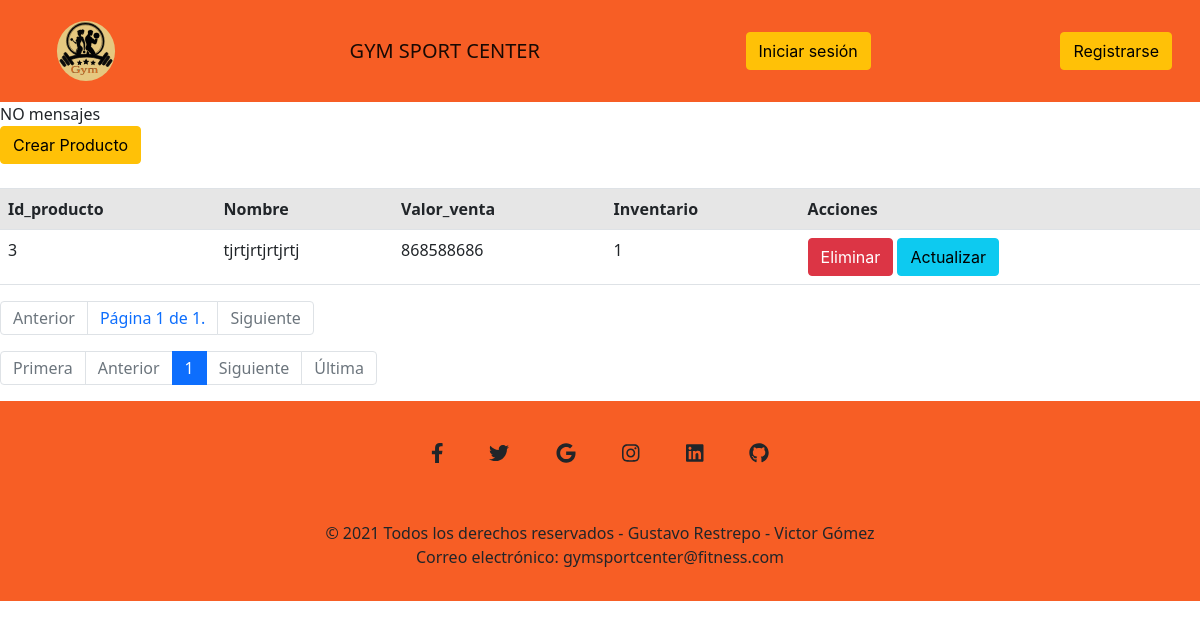
The page /producto/ on the database its author committed.
### gimnasio/models.py (models this page shows)
class Producto(models.Model):
    id_producto = models.AutoField(primary_key=True)
    nombre = models.CharField(max_length=254)
    valor_venta = models.IntegerField(null=False, blank=False)
    inventario = models.ForeignKey(Inventario, on_delete = models.DO_NOTHING)

class Inventario(models.Model):
    id_inventario = models.AutoField(primary_key=True)
    cantidad = models.SmallIntegerField(null=False, blank=False, unique=False)
    valor_compra = models.IntegerField(null=False, blank=False)
    fecha_vencimiento = models.DateField(auto_now_add=True)
    proveedor = models.ForeignKey(Proveedor, on_delete = models.DO_NOTHING)
    def __str__(self):
        return str(self.id_inventario)

### gimnasio/views.py (the view)
# urls.py: path('producto/', views.producto, name='producto'),
def producto(request):
    q = Producto.objects.all()
    paginator = Paginator(q, 3) # Mostrar 3 compaías por página
    page_number = request.GET.get('page')
    page_obj = paginator.get_page(page_number)
    contexto = { "datos": page_obj }
    return render(request, 'gimnasio/producto.html', contexto)

### gimnasio/templates/gimnasio/producto.html (shortened to what this page needs)
{% extends 'gimnasio/base.html' %}
{% load static %}
{% block contenedor %}
<link href="https://cdn.jsdelivr.net/npm/bootstrap@5.0.0-beta3/dist/css/bootstrap.min.css" rel="stylesheet">
    {% if messages %}
        {% for registro in messages %}
            {{ registro }}
        {% endfor %}
    {% else %}
        NO mensajes
    {% endif %}
    <a href="{% url 'gimnasio:producto-formulario' %}" class="btn btn-warning">Crear Producto</a>
    <br><br>
    {% if datos %}
    <table class="table table-striped table-hover">
        <tr>
            <th>Id_producto</th>
            <th>Nombre</th>
            <th>Valor_venta</th>
            <th>Inventario</th>
            <th>Acciones</th>
        </tr>
        {% for registro in datos %}
        <tr>
            <td>{{ registro.id_producto }}</td>
            <td>{{ registro.nombre }}</td>
            <td>{{ registro.valor_venta }}</td>
            <td>{{ registro.inventario }}</td>
            <td>
<a onclick="eliminarProducto('{% url 'gimnasio:eliminar-producto' registro.id_producto %}')" href="#" class="btn btn-danger">Eliminar</a>
<a href="{% url 'gimnasio:actualizar-producto' registro.id_producto %}" class="btn btn-info">Actualizar</a>
            </td>
        </tr>
        {% endfor %}
    </table>
    {% else %}
    No hay datos aún.
    {% endif %}
    <ul class="pagination">
        <li class="page-item {% if not datos.has_previous %}disabled{% endif %}"><a class="page-link" href="{% if datos.has_previous %}?page={{ datos.previous_page_number }}{% endif %}">Anterior</a></li>
        <li class="page-item"><a class="page-link">Página {{ datos.number }} de {{ datos.paginator.num_pages }}.</a></li>
        <li class="page-item {% if not datos.has_next %}disabled{% endif %}"><a class="page-link" href="{% if datos.has_next %}?page={{ datos.next_page_number }}{% endif %}">Siguiente</a></li>
    </ul>
    <ul class="pagination">
        <li class="page-item {% if not datos.has_previous %}disabled{% endif %}"><a class="page-link" href="{% if datos.has_previous %}?page=1 {% endif %}">Primera</a></li>
        <li class="page-item {% if not datos.has_previous %}disabled{% endif %}"><a class="page-link" href="{% if datos.has_previous %}?page={{ datos.previous_page_number }} {% endif %}">Anterior</a></li>
        {% for i in datos.paginator.page_range %}
            {% if datos.number == i %}
            <li class="page-item active"><a class="page-link" >{{ i }}</a></li>
            {% else %}
            <li class="page-item"><a class="page-link" href="?page={{ i }}">{{ i }}</a></li>
            {% endif %}
        {% endfor %}
        <li class="page-item {% if not datos.has_next %}disabled{% endif %}"><a class="page-link" href="{% if datos.has_next %}?page={{ datos.next_page_number }} {% endif %}">Siguiente</a></li>
        <li class="page-item {% if not datos.has_next %}disabled{% endif %}"><a class="page-link" href="{% if datos.has_next %}?page={{ datos.paginator.num_pages }} {% endif %}">Última</a></li>
    </ul>
{% endblock %}

### rows shown on the page
Producto: id_producto "3", nombre "tjrtjrtjrtjrtj", valor_venta "868588686", inventario "1"

### other values the page prints
{{ datos.number }} "1"
{{ datos.paginator.num_pages }} "1"
{{ i }} "1"
